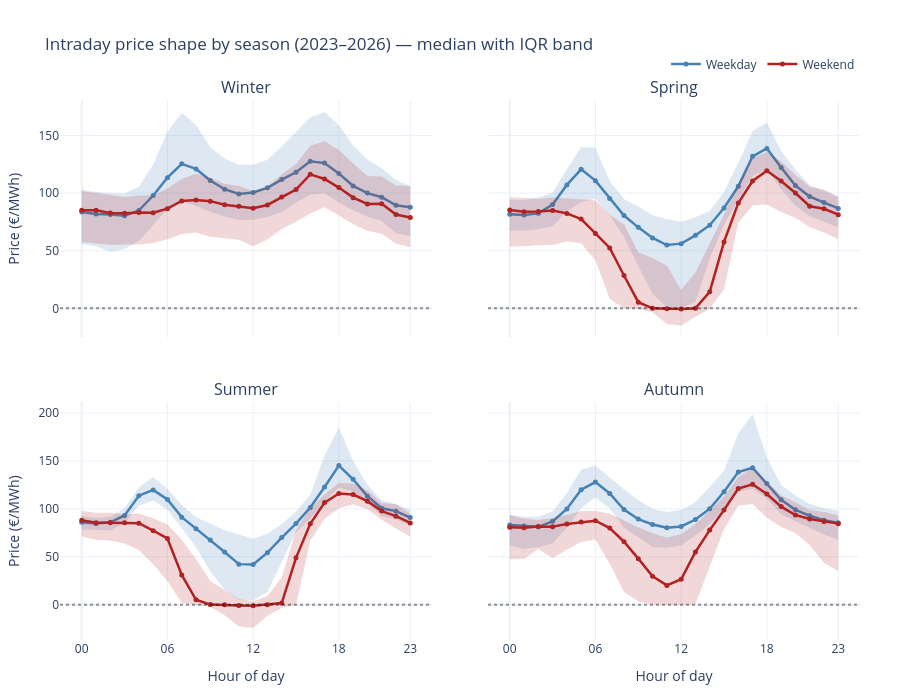

Source (notebook cell):
### Markdown cell above
## 3. Seasonality — calendar patterns

**Question.** What recurring cycles does the price follow?

Two complementary views:

- **Intraday shape by season** — catches the slow cycle (winter heating demand, summer PV glut) and the fast cycle (morning/evening peaks, midday dip) in one plot.
- **Hour-of-week heatmap** — catches the weekly labour rhythm (weekend discount) on top of hour-of-day.

These two together define the minimum set of calendar features any model of this series needs.

### Code cell
import plotly.graph_objects as go
from plotly.subplots import make_subplots
import pandas as pd

# Build features on a copy — keeps df unmodified.
tmp = df[["price__germany_luxembourg"]].copy()
tmp["hour"]      = tmp.index.hour
tmp["dow"]       = tmp.index.dayofweek          # 0 = Mon, 6 = Sun
tmp["weekend"]   = tmp["dow"] >= 5
tmp["year"]      = tmp.index.year

# Meteorological seasons (DJF, MAM, JJA, SON) are cleaner than calendar quarters
# for energy analysis because they align with heating/cooling/solar cycles.
SEASON_MAP = {
    12: "Winter", 1: "Winter", 2: "Winter",
    3:  "Spring", 4: "Spring", 5: "Spring",
    6:  "Summer", 7: "Summer", 8: "Summer",
    9:  "Autumn", 10: "Autumn", 11: "Autumn",
}
tmp["season"] = tmp.index.month.map(SEASON_MAP)

price = "price__germany_luxembourg"

# Median, 25th, and 75th percentile by (season, weekday/weekend, hour).
# Median + IQR beats mean + std here — prices have fat tails (spikes) that
# distort the mean, and IQR shows the "typical day" range cleanly.
agg = (
    tmp.groupby(["season", "weekend", "hour"])[price]
    .agg(["median",
          ("p25", lambda s: s.quantile(0.25)),
          ("p75", lambda s: s.quantile(0.75))])
    .reset_index()
)

# ---- build 2x2 facet ----
SEASONS = ["Winter", "Spring", "Summer", "Autumn"]
POSITIONS = {"Winter": (1, 1), "Spring": (1, 2),
             "Summer": (2, 1), "Autumn": (2, 2)}

fig = make_subplots(
    rows=2, cols=2,
    subplot_titles=SEASONS,
    shared_xaxes=True, shared_yaxes=True,
    horizontal_spacing=0.07, vertical_spacing=0.12,
)

COLORS = {
    (False, "line"): "steelblue",  (False, "band"): "rgba(70, 130, 180, 0.18)",
    (True,  "line"): "firebrick",  (True,  "band"): "rgba(178, 34, 34, 0.18)",
}

for season in SEASONS:
    r, c = POSITIONS[season]
    for is_weekend, label in [(False, "Weekday"), (True, "Weekend")]:
        sub = agg[(agg["season"] == season) & (agg["weekend"] == is_weekend)]
        show_legend = (season == "Winter")  # only show legend once

        # IQR band (p25–p75): gives a sense of typical spread on each hour
        fig.add_trace(
            go.Scatter(
                x=sub["hour"], y=sub["p75"], mode="lines",
                line=dict(width=0), showlegend=False, hoverinfo="skip",
            ),
            row=r, col=c,
        )
        fig.add_trace(
            go.Scatter(
                x=sub["hour"], y=sub["p25"], mode="lines",
                line=dict(width=0),
                fill="tonexty", fillcolor=COLORS[(is_weekend, "band")],
                showlegend=False, hoverinfo="skip",
            ),
            row=r, col=c,
        )
        # Median line — the main signal
        fig.add_trace(
            go.Scatter(
                x=sub["hour"], y=sub["median"],
                mode="lines+markers",
                line=dict(color=COLORS[(is_weekend, "line")], width=2.5),
                marker=dict(size=5),
                name=label, legendgroup=label, showlegend=show_legend,
                hovertemplate=(f"{label}, {season}<br>"
                               "Hour %{x}:00<br>"
                               "Median €%{y:.1f}/MWh<extra></extra>"),
            ),
            row=r, col=c,
        )

    # Zero line — visible because of negative prices, especially in Spring/Summer
    fig.add_hline(y=0, line_dash="dot", line_color="black",
                  opacity=0.4, row=r, col=c)

# Axis formatting
for r in (1, 2):
    for c in (1, 2):
        fig.update_xaxes(
            tickmode="array", tickvals=[0, 6, 12, 18, 23],
            ticktext=["00", "06", "12", "18", "23"],
            row=r, col=c,
        )

fig.update_layout(
    title="Intraday price shape by season (2023–2026) — median with IQR band",
    height=700,
    template="plotly_white",
    hovermode="closest",
    legend=dict(orientation="h", yanchor="bottom", y=1.04,
                xanchor="right", x=1),
    margin=dict(l=60, r=40, t=100, b=60),
)
fig.update_yaxes(title_text="Price (€/MWh)", col=1)
fig.update_xaxes(title_text="Hour of day", row=2)

fig.show()

# ---- numbers for the report ----
# Peak premium: how much more expensive is the evening peak vs the midday trough?
summary = (
    tmp.groupby(["season", "weekend"])[price]
    .agg([
        ("morning_peak_07_09",   lambda s: s[s.index.hour.isin([7, 8, 9])].median()),
        ("midday_12_14",         lambda s: s[s.index.hour.isin([12, 13, 14])].median()),
        ("evening_peak_18_20",   lambda s: s[s.index.hour.isin([18, 19, 20])].median()),
        ("overnight_02_04",      lambda s: s[s.index.hour.isin([2, 3, 4])].median()),
    ])
    .round(1)
)
summary.index = summary.index.set_names(["season", "weekend"])
summary["evening_premium_vs_midday"] = (
    summary["evening_peak_18_20"] - summary["midday_12_14"]
).round(1)
print("Median price (€/MWh) by season, day-type, and time-of-day band:")
print(summary.reset_index().to_string(index=False))

### Figure 1 — Plotly figure (JSON) as saved in the notebook; plotly's stock layout.template omitted (floating-point values rounded to 4 significant figures)
{"data": [{"hoverinfo": "skip", "line": {"width": 0}, "mode": "lines", "showlegend": false, "type": "scatter", "x": [0, 1, 2, 3, 4, 5, 6, 7, 8, 9, 10, 11, 12, 13, 14, 15, 16, 17, 18, 19, 20, 21, 22, 23], "xaxis": "x", "y": [103.0, 100.8, 99.74, 99.58, 105.4, 124.9, 153.2, 169.8, 159.3, 139.7, 130.0, 124.6, 124.5, 128.8, 140.4, 152.7, 165.9, 170.4, 158.9, 141.3, 129.1, 121.5, 111.3, 106.0], "yaxis": "y"}, {"fill": "tonexty", "fillcolor": "rgba(70, 130, 180, 0.18)", "hoverinfo": "skip", "line": {"width": 0}, "mode": "lines", "showlegend": false, "type": "scatter", "x": [0, 1, 2, 3, 4, 5, 6, 7, 8, 9, 10, 11, 12, 13, 14, 15, 16, 17, 18, 19, 20, 21, 22, 23], "xaxis": "x", "y": [55.86, 53.96, 49.03, 51.38, 58.43, 72.61, 86.12, 93.34, 88.56, 83.84, 79.71, 76.5, 76.76, 79.24, 83.47, 91.86, 98.62, 99.88, 91.91, 85.02, 79.48, 75.68, 65.16, 62.8], "yaxis": "y"}, {"hovertemplate": "Weekday, Winter<br>Hour %{x}:00<br>Median €%{y:.1f}/MWh<extra></extra>", "legendgroup": "Weekday", "line": {"color": "steelblue", "width": 2.5}, "marker": {"size": 5}, "mode": "lines+markers", "name": "Weekday", "showlegend": true, "type": "scatter", "x": [0, 1, 2, 3, 4, 5, 6, 7, 8, 9, 10, 11, 12, 13, 14, 15, 16, 17, 18, 19, 20, 21, 22, 23], "xaxis": "x", "y": [83.66, 81.93, 81.45, 80.26, 84.88, 97.88, 113.3, 125.4, 121.0, 110.9, 103.3, 99.2, 100.5, 104.5, 111.7, 118.0, 127.5, 126.0, 117.0, 106.2, 99.95, 96.42, 89.47, 87.72], "yaxis": "y"}, {"hoverinfo": "skip", "line": {"width": 0}, "mode": "lines", "showlegend": false, "type": "scatter", "x": [0, 1, 2, 3, 4, 5, 6, 7, 8, 9, 10, 11, 12, 13, 14, 15, 16, 17, 18, 19, 20, 21, 22, 23], "xaxis": "x", "y": [101.8, 99.88, 98.03, 96.52, 97.83, 98.16, 104.0, 112.2, 116.7, 113.2, 108.2, 106.2, 101.9, 105.7, 116.3, 125.2, 141.0, 145.0, 137.4, 125.6, 114.8, 114.3, 106.6, 106.4], "yaxis": "y"}, {"fill": "tonexty", "fillcolor": "rgba(178, 34, 34, 0.18)", "hoverinfo": "skip", "line": {"width": 0}, "mode": "lines", "showlegend": false, "type": "scatter", "x": [0, 1, 2, 3, 4, 5, 6, 7, 8, 9, 10, 11, 12, 13, 14, 15, 16, 17, 18, 19, 20, 21, 22, 23], "xaxis": "x", "y": [57.55, 56.21, 55.05, 55.33, 55.48, 56.71, 59.92, 64.4, 65.78, 62.02, 60.9, 59.43, 53.88, 59.72, 68.83, 75.03, 82.19, 87.62, 80.76, 73.06, 67.26, 64.66, 56.0, 52.9], "yaxis": "y"}, {"hovertemplate": "Weekend, Winter<br>Hour %{x}:00<br>Median €%{y:.1f}/MWh<extra></extra>", "legendgroup": "Weekend", "line": {"color": "firebrick", "width": 2.5}, "marker": {"size": 5}, "mode": "lines+markers", "name": "Weekend", "showlegend": true, "type": "scatter", "x": [0, 1, 2, 3, 4, 5, 6, 7, 8, 9, 10, 11, 12, 13, 14, 15, 16, 17, 18, 19, 20, 21, 22, 23], "xaxis": "x", "y": [85.0, 85.0, 82.72, 82.56, 83.17, 82.95, 86.48, 93.13, 93.95, 93.01, 89.93, 88.66, 86.78, 89.68, 96.6, 103.0, 116.2, 112.2, 104.8, 96.04, 90.56, 90.71, 81.34, 78.87], "yaxis": "y"}, {"hoverinfo": "skip", "line": {"width": 0}, "mode": "lines", "showlegend": false, "type": "scatter", "x": [0, 1, 2, 3, 4, 5, 6, 7, 8, 9, 10, 11, 12, 13, 14, 15, 16, 17, 18, 19, 20, 21, 22, 23], "xaxis": "x2", "y": [94.26, 93.94, 96.09, 100.6, 120.8, 139.9, 139.3, 110.2, 94.85, 88.35, 80.68, 77.2, 75.21, 79.02, 84.44, 100.8, 126.0, 153.8, 161.2, 136.6, 120.4, 106.9, 102.0, 96.55], "yaxis": "y2"}, {"fill": "tonexty", "fillcolor": "rgba(70, 130, 180, 0.18)", "hoverinfo": "skip", "line": {"width": 0}, "mode": "lines", "showlegend": false, "type": "scatter", "x": [0, 1, 2, 3, 4, 5, 6, 7, 8, 9, 10, 11, 12, 13, 14, 15, 16, 17, 18, 19, 20, 21, 22, 23], "xaxis": "x2", "y": [67.39, 67.22, 68.71, 71.24, 83.94, 92.03, 95.0, 80.46, 62.0, 36.46, 12.77, 0.81, 0.08, 5.72, 43.23, 72.58, 94.16, 114.8, 120.7, 103.3, 89.02, 80.0, 75.02, 70.22], "yaxis": "y2"}, {"hovertemplate": "Weekday, Spring<br>Hour %{x}:00<br>Median €%{y:.1f}/MWh<extra></extra>", "legendgroup": "Weekday", "line": {"color": "steelblue", "width": 2.5}, "marker": {"size": 5}, "mode": "lines+markers", "name": "Weekday", "showlegend": false, "type": "scatter", "x": [0, 1, 2, 3, 4, 5, 6, 7, 8, 9, 10, 11, 12, 13, 14, 15, 16, 17, 18, 19, 20, 21, 22, 23], "xaxis": "x2", "y": [81.67, 80.9, 82.39, 90.0, 107.1, 120.6, 110.8, 95.21, 80.55, 70.26, 61.1, 54.91, 56.14, 63.33, 72.15, 87.07, 105.9, 131.9, 138.7, 122.1, 106.5, 96.97, 91.83, 86.69], "yaxis": "y2"}, {"hoverinfo": "skip", "line": {"width": 0}, "mode": "lines", "showlegend": false, "type": "scatter", "x": [0, 1, 2, 3, 4, 5, 6, 7, 8, 9, 10, 11, 12, 13, 14, 15, 16, 17, 18, 19, 20, 21, 22, 23], "xaxis": "x2", "y": [96.46, 96.07, 95.1, 96.26, 95.45, 94.42, 93.69, 81.2, 72.68, 48.68, 43.46, 37.18, 15.91, 31.14, 56.14, 81.38, 108.0, 130.4, 135.7, 127.5, 115.6, 105.5, 103.1, 97.07], "yaxis": "y2"}, {"fill": "tonexty", "fillcolor": "rgba(178, 34, 34, 0.18)", "hoverinfo": "skip", "line": {"width": 0}, "mode": "lines", "showlegend": false, "type": "scatter", "x": [0, 1, 2, 3, 4, 5, 6, 7, 8, 9, 10, 11, 12, 13, 14, 15, 16, 17, 18, 19, 20, 21, 22, 23], "xaxis": "x2", "y": [53.79, 53.78, 54.75, 54.88, 58.04, 56.44, 41.67, 8.022, 0.0, -0.27, -3.542, -13.59, -15.06, -7.205, -0.41, 16.47, 73.97, 89.53, 90.18, 83.64, 78.31, 70.5, 65.7, 60.25], "yaxis": "y2"}, {"hovertemplate": "Weekend, Spring<br>Hour %{x}:00<br>Median €%{y:.1f}/MWh<extra></extra>", "legendgroup": "Weekend", "line": {"color": "firebrick", "width": 2.5}, "marker": {"size": 5}, "mode": "lines+markers", "name": "Weekend", "showlegend": false, "type": "scatter", "x": [0, 1, 2, 3, 4, 5, 6, 7, 8, 9, 10, 11, 12, 13, 14, 15, 16, 17, 18, 19, 20, 21, 22, 23], "xaxis": "x2", "y": [85.26, 83.87, 83.96, 84.88, 82.38, 77.5, 65.03, 52.39, 28.48, 5.365, 0.0, -0.3525, -0.5887, 0.01, 14.32, 57.61, 91.42, 110.5, 119.4, 110.4, 100.0, 88.56, 86.35, 81.28], "yaxis": "y2"}, {"hoverinfo": "skip", "line": {"width": 0}, "mode": "lines", "showlegend": false, "type": "scatter", "x": [0, 1, 2, 3, 4, 5, 6, 7, 8, 9, 10, 11, 12, 13, 14, 15, 16, 17, 18, 19, 20, 21, 22, 23], "xaxis": "x3", "y": [92.63, 90.42, 91.8, 100.6, 122.1, 133.3, 120.8, 104.3, 91.28, 84.11, 77.64, 73.16, 68.74, 74.1, 84.11, 97.28, 114.8, 155.7, 184.8, 150.0, 125.1, 108.6, 105.1, 99.14], "yaxis": "y3"}, {"fill": "tonexty", "fillcolor": "rgba(70, 130, 180, 0.18)", "hoverinfo": "skip", "line": {"width": 0}, "mode": "lines", "showlegend": false, "type": "scatter", "x": [0, 1, 2, 3, 4, 5, 6, 7, 8, 9, 10, 11, 12, 13, 14, 15, 16, 17, 18, 19, 20, 21, 22, 23], "xaxis": "x3", "y": [78.42, 77.74, 77.68, 85.12, 103.3, 108.8, 99.16, 79.98, 59.98, 34.9, 15.61, 4.865, 4.345, 13.32, 44.38, 75.57, 89.62, 107.6, 122.5, 117.9, 105.2, 92.46, 88.84, 82.0], "yaxis": "y3"}, {"hovertemplate": "Weekday, Summer<br>Hour %{x}:00<br>Median €%{y:.1f}/MWh<extra></extra>", "legendgroup": "Weekday", "line": {"color": "steelblue", "width": 2.5}, "marker": {"size": 5}, "mode": "lines+markers", "name": "Weekday", "showlegend": false, "type": "scatter", "x": [0, 1, 2, 3, 4, 5, 6, 7, 8, 9, 10, 11, 12, 13, 14, 15, 16, 17, 18, 19, 20, 21, 22, 23], "xaxis": "x3", "y": [85.97, 84.68, 85.93, 93.15, 113.7, 119.8, 109.7, 91.34, 79.33, 67.6, 55.0, 42.31, 42.03, 54.28, 70.05, 84.68, 101.5, 122.7, 145.1, 130.8, 113.2, 100.5, 97.6, 90.9], "yaxis": "y3"}, {"hoverinfo": "skip", "line": {"width": 0}, "mode": "lines", "showlegend": false, "type": "scatter", "x": [0, 1, 2, 3, 4, 5, 6, 7, 8, 9, 10, 11, 12, 13, 14, 15, 16, 17, 18, 19, 20, 21, 22, 23], "xaxis": "x3", "y": [97.75, 95.94, 95.82, 94.07, 95.13, 90.07, 83.76, 67.74, 47.64, 24.71, 15.45, 5.99, 3.215, 9.09, 28.48, 77.57, 100.7, 115.0, 126.9, 126.4, 119.0, 106.0, 104.7, 94.74], "yaxis": "y3"}, {"fill": "tonexty", "fillcolor": "rgba(178, 34, 34, 0.18)", "hoverinfo": "skip", "line": {"width": 0}, "mode": "lines", "showlegend": false, "type": "scatter", "x": [0, 1, 2, 3, 4, 5, 6, 7, 8, 9, 10, 11, 12, 13, 14, 15, 16, 17, 18, 19, 20, 21, 22, 23], "xaxis": "x3", "y": [71.06, 67.87, 67.0, 63.91, 57.09, 42.08, 24.69, 1.698, -0.0125, -2.032, -11.07, -22.7, -24.45, -11.65, -3.562, 0.055, 66.62, 89.73, 100.6, 104.8, 99.52, 88.5, 79.53, 70.84], "yaxis": "y3"}, {"hovertemplate": "Weekend, Summer<br>Hour %{x}:00<br>Median €%{y:.1f}/MWh<extra></extra>", "legendgroup": "Weekend", "line": {"color": "firebrick", "width": 2.5}, "marker": {"size": 5}, "mode": "lines+markers", "name": "Weekend", "showlegend": false, "type": "scatter", "x": [0, 1, 2, 3, 4, 5, 6, 7, 8, 9, 10, 11, 12, 13, 14, 15, 16, 17, 18, 19, 20, 21, 22, 23], "xaxis": "x3", "y": [87.98, 85.5, 85.44, 85.41, 84.97, 77.16, 69.1, 31.06, 5.155, 0.075, -0.01, -0.76, -1.06, -0.035, 1.68, 48.87, 84.41, 106.5, 115.9, 114.9, 108.0, 97.61, 92.37, 85.33], "yaxis": "y3"}, {"hoverinfo": "skip", "line": {"width": 0}, "mode": "lines", "showlegend": false, "type": "scatter", "x": [0, 1, 2, 3, 4, 5, 6, 7, 8, 9, 10, 11, 12, 13, 14, 15, 16, 17, 18, 19, 20, 21, 22, 23], "xaxis": "x4", "y": [93.34, 91.7, 91.69, 97.25, 116.5, 141.0, 145.1, 132.3, 120.1, 109.1, 99.92, 96.71, 98.86, 106.9, 122.8, 140.0, 178.5, 198.6, 153.6, 124.9, 113.9, 105.1, 100.6, 97.97], "yaxis": "y4"}, {"fill": "tonexty", "fillcolor": "rgba(70, 130, 180, 0.18)", "hoverinfo": "skip", "line": {"width": 0}, "mode": "lines", "showlegend": false, "type": "scatter", "x": [0, 1, 2, 3, 4, 5, 6, 7, 8, 9, 10, 11, 12, 13, 14, 15, 16, 17, 18, 19, 20, 21, 22, 23], "xaxis": "x4", "y": [62.08, 58.39, 59.8, 64.18, 80.28, 100.7, 112.0, 100.3, 80.59, 70.01, 60.15, 59.49, 61.95, 72.22, 84.17, 100.1, 117.4, 121.1, 110.9, 94.19, 87.03, 80.01, 73.26, 67.84], "yaxis": "y4"}, {"hovertemplate": "Weekday, Autumn<br>Hour %{x}:00<br>Median €%{y:.1f}/MWh<extra></extra>", "legendgroup": "Weekday", "line": {"color": "steelblue", "width": 2.5}, "marker": {"size": 5}, "mode": "lines+markers", "name": "Weekday", "showlegend": false, "type": "scatter", "x": [0, 1, 2, 3, 4, 5, 6, 7, 8, 9, 10, 11, 12, 13, 14, 15, 16, 17, 18, 19, 20, 21, 22, 23], "xaxis": "x4", "y": [83.25, 82.03, 81.23, 86.92, 99.93, 120.0, 127.9, 116.0, 99.22, 89.3, 83.7, 80.2, 81.65, 88.85, 99.98, 117.8, 138.4, 142.9, 126.5, 109.5, 98.94, 92.76, 88.21, 85.46], "yaxis": "y4"}, {"hoverinfo": "skip", "line": {"width": 0}, "mode": "lines", "showlegend": false, "type": "scatter", "x": [0, 1, 2, 3, 4, 5, 6, 7, 8, 9, 10, 11, 12, 13, 14, 15, 16, 17, 18, 19, 20, 21, 22, 23], "xaxis": "x4", "y": [93.87, 89.64, 88.33, 90.36, 93.68, 97.65, 97.8, 94.93, 87.78, 80.57, 74.72, 69.89, 73.51, 84.15, 97.75, 112.9, 133.3, 143.0, 127.9, 114.2, 106.8, 98.72, 96.72, 92.92], "yaxis": "y4"}, {"fill": "tonexty", "fillcolor": "rgba(178, 34, 34, 0.18)", "hoverinfo": "skip", "line": {"width": 0}, "mode": "lines", "showlegend": false, "type": "scatter", "x": [0, 1, 2, 3, 4, 5, 6, 7, 8, 9, 10, 11, 12, 13, 14, 15, 16, 17, 18, 19, 20, 21, 22, 23], "xaxis": "x4", "y": [47.43, 47.63, 57.98, 48.42, 57.37, 65.42, 68.06, 42.8, 13.12, 3.308, 0.1925, -0.01, -0.01, 0.4225, 40.27, 78.91, 103.1, 105.0, 90.57, 81.32, 74.63, 62.39, 43.42, 35.27], "yaxis": "y4"}, {"hovertemplate": "Weekend, Autumn<br>Hour %{x}:00<br>Median €%{y:.1f}/MWh<extra></extra>", "legendgroup": "Weekend", "line": {"color": "firebrick", "width": 2.5}, "marker": {"size": 5}, "mode": "lines+markers", "name": "Weekend", "showlegend": false, "type": "scatter", "x": [0, 1, 2, 3, 4, 5, 6, 7, 8, 9, 10, 11, 12, 13, 14, 15, 16, 17, 18, 19, 20, 21, 22, 23], "xaxis": "x4", "y": [80.69, 80.28, 81.61, 81.34, 84.29, 86.22, 87.58, 79.95, 65.68, 48.03, 29.68, 20.15, 26.52, 55.0, 77.83, 98.84, 121.2, 125.7, 115.4, 102.3, 93.53, 89.33, 86.83, 84.55], "yaxis": "y4"}], "layout": {"annotations": [{"font": {"size": 16}, "showarrow": false, "text": "Winter", "x": 0.2325, "xanchor": "center", "xref": "paper", "y": 1, "yanchor": "bottom", "yref": "paper"}, {"font": {"size": 16}, "showarrow": false, "text": "Spring", "x": 0.7675, "xanchor": "center", "xref": "paper", "y": 1, "yanchor": "bottom", "yref": "paper"}, {"font": {"size": 16}, "showarrow": false, "text": "Summer", "x": 0.2325, "xanchor": "center", "xref": "paper", "y": 0.44, "yanchor": "bottom", "yref": "paper"}, {"font": {"size": 16}, "showarrow": false, "text": "Autumn", "x": 0.7675, "xanchor": "center", "xref": "paper", "y": 0.44, "yanchor": "bottom", "yref": "paper"}], "height": 700, "hovermode": "closest", "legend": {"orientation": "h", "x": 1, "xanchor": "right", "y": 1.04, "yanchor": "bottom"}, "margin": {"b": 60, "l": 60, "r": 40, "t": 100}, "shapes": [{"line": {"color": "black", "dash": "dot"}, "opacity": 0.4, "type": "line", "x0": 0, "x1": 1, "xref": "x domain", "y0": 0, "y1": 0, "yref": "y"}, {"line": {"color": "black", "dash": "dot"}, "opacity": 0.4, "type": "line", "x0": 0, "x1": 1, "xref": "x2 domain", "y0": 0, "y1": 0, "yref": "y2"}, {"line": {"color": "black", "dash": "dot"}, "opacity": 0.4, "type": "line", "x0": 0, "x1": 1, "xref": "x3 domain", "y0": 0, "y1": 0, "yref": "y3"}, {"line": {"color": "black", "dash": "dot"}, "opacity": 0.4, "type": "line", "x0": 0, "x1": 1, "xref": "x4 domain", "y0": 0, "y1": 0, "yref": "y4"}], "title": {"text": "Intraday price shape by season (2023–2026) — median with IQR band"}, "xaxis": {"anchor": "y", "domain": [0, 0.465], "matches": "x3", "showticklabels": false, "tickmode": "array", "ticktext": ["00", "06", "12", "18", "23"], "tickvals": [0, 6, 12, 18, 23]}, "xaxis2": {"anchor": "y2", "domain": [0.535, 1.0], "matches": "x4", "showticklabels": false, "tickmode": "array", "ticktext": ["00", "06", "12", "18", "23"], "tickvals": [0, 6, 12, 18, 23]}, "xaxis3": {"anchor": "y3", "domain": [0, 0.465], "tickmode": "array", "ticktext": ["00", "06", "12", "18", "23"], "tickvals": [0, 6, 12, 18, 23], "title": {"text": "Hour of day"}}, "xaxis4": {"anchor": "y4", "domain": [0.535, 1.0], "tickmode": "array", "ticktext": ["00", "06", "12", "18", "23"], "tickvals": [0, 6, 12, 18, 23], "title": {"text": "Hour of day"}}, "yaxis": {"anchor": "x", "domain": [0.56, 1], "title": {"text": "Price (€/MWh)"}}, "yaxis2": {"anchor": "x2", "domain": [0.56, 1], "matches": "y", "showticklabels": false}, "yaxis3": {"anchor": "x3", "domain": [0, 0.44], "title": {"text": "Price (€/MWh)"}}, "yaxis4": {"anchor": "x4", "domain": [0, 0.44], "matches": "y3", "showticklabels": false}}}
